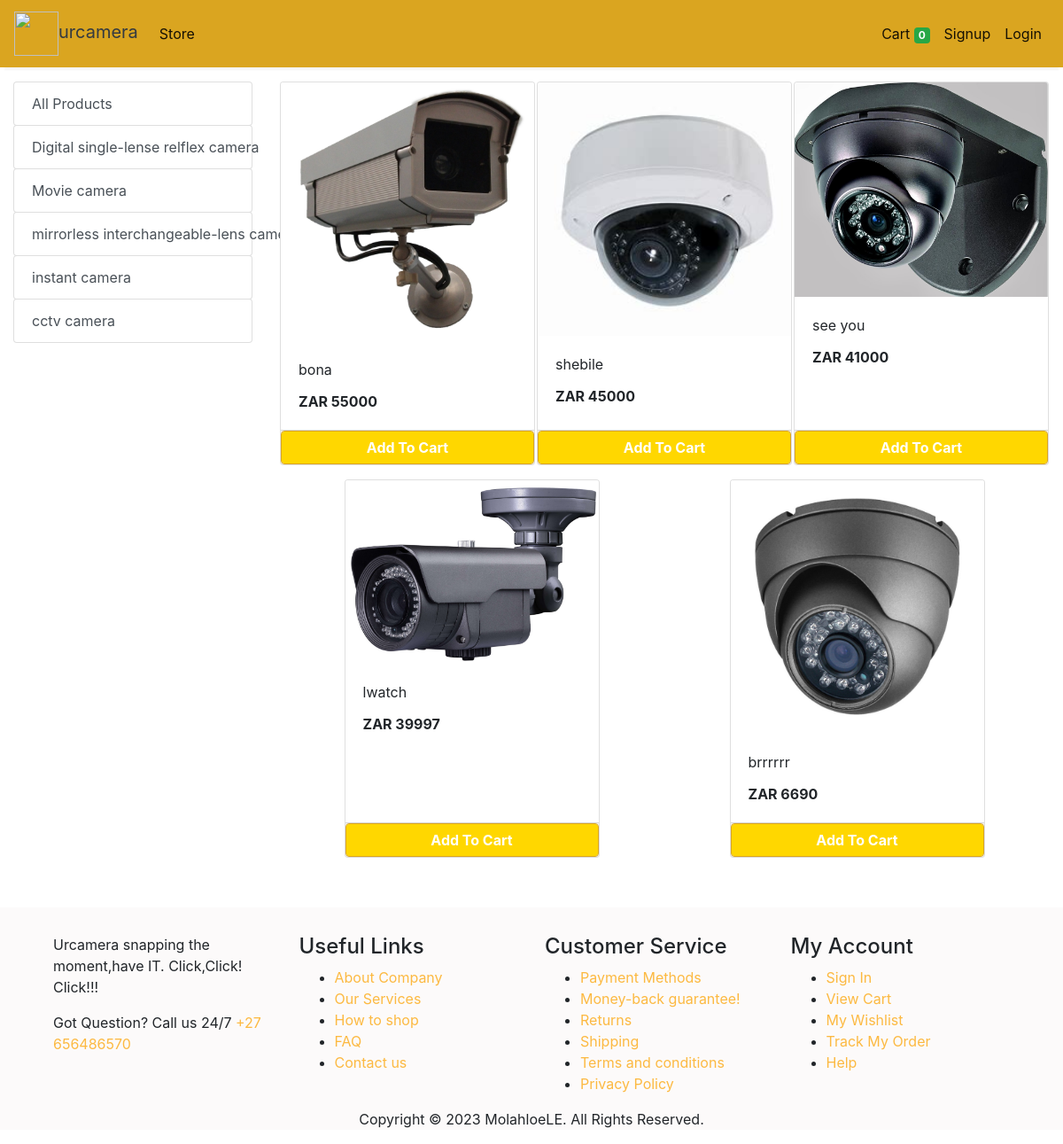
/store?category=35, run on the app's committed database.
### store/models/category.py (models this page shows, shortened)
class Category(models.Model):
    name= models.CharField(max_length=50)
    @staticmethod
    def get_all_categories():
        return Category.objects.all()

### store/models/product.py (models this page shows, shortened)
class Products(models.Model):
    name = models.CharField(max_length=60)
    price= models.IntegerField(default=0)
    category= models.ForeignKey(Category,on_delete=models.CASCADE,default=1 )
    description= models.CharField(max_length=250, default='', blank=True, null= True)
    image= models.ImageField(upload_to='uploads/products/')
    @staticmethod
    def get_all_products_by_categoryid(category_id):
        if category_id:
            return Products.objects.filter (category=category_id)
        else:
            return Products.get_all_products();

### store/views/home.py (the view)
# urls.py: path('' , include('store.urls')),
def store(request):
    cart = request.session.get('cart')
    if not cart:
        request.session['cart'] = {}
    products = None
    categories = Category.get_all_categories()
    categoryID = request.GET.get('category')
    if categoryID:
        products = Products.get_all_products_by_categoryid(categoryID)
    else:
        products = Products.get_all_products();
    data = {}
    data['products'] = products
    data['categories'] = categories
    print('you are : ', request.session.get('email'))
    return render(request, 'index.html', data)

### store/templatetags/cart.py (called while the page is built)
@register.filter (name='is_in_cart')
def is_in_cart(product, cart):
    keys = cart.keys ()
    for id in keys:
        if int (id) == product.id:
            return True
    return False;

### store/templatetags/custom_filter.py (called while the page is built)
@register.filter(name='currency')
def currency(number):
    return "ZAR "+str(number)

### store/templates/index.html (shortened to what this page needs)
{% extends 'base.html' %}
{% block content %}
{% load cart %}
{% load custom_filter %}
<div class="container-fluid mt-3">
	<div class="row">
		<div class="col-lg-3 mx-auto">
			<div class="list-group">
				<a href="/" class="list-group-item list-group-item-action btn btn-outline-success">All Products</a>
				{% for category in categories %}
				<a href="/?category={{category.id}}"
					class="list-group-item list-group-item-action btn btn-outline-success ">{{category.name}}</a>
				{% endfor %}
			</div>
		</div>
		<div id='products' class="col-lg-9 mx-auto">
			<div class="row mx-auto">
				{% for product in products %}
				<div class="card mx-auto mb-3" id={{product.id}} style="width: 18rem;">
					<img class="card-img-top" src="{{product.image.url}}" alt="Card image cap">
					<div class="card-body">
						<p class="card-title">{{product.name}}</p>
						<p class="card-text"><b>{{product.price|currency}}</b></p>
					</div>
					<div class="card-footer p-0 no-gutters">
						{% if product|is_in_cart:request.session.cart %}
						<div class="row no-gutters">
							<form action="/#{{product.id}}" class="col-2 " method="post">
								{% csrf_token %}
								<input hidden type="text" name='product' value='{{product.id}}'>
								<input hidden type="text" name='remove' value='True'>
								<input type="submit" value=" - " class="btn btn-block btn-success border-right">
							</form>
							<div class="text-center col btn btn-success">{{product|cart_quantity:request.session.cart}} in Cart</div>
							<form action="/#{{product.id}}" class="col-2 " method="post">
								{% csrf_token %}
								<input hidden type="text" name='product' value='{{product.id}}'>
								<input type="submit" value=" + " class="btn btn-block btn-success border-left">
							</form>
						</div>
						{% else %}
						<form action="/#{{product.id}}" method="POST" class="btn-block">
							<input type="submit" class="float-right btn btn-success form-control" style="background-color:gold;border-color: goldenrod;font-weight: bolder;"
                    value="Add To Cart">
						</form>
						{% endif %}
					</div>
				</div>
				{% endfor %}
			</div>
		</div>
	</div>
</div>
{% endblock %}

### data on the page
Category: name "Digital single-lense relflex camera"
Category: name "Movie camera"
Category: name "mirrorless interchangeable-lens camera"
Category: name "instant camera"
Category: name "cctv camera"
Products: image (picture), name "bona", price "ZAR 55000"
Products: image (picture), name "shebile", price "ZAR 45000"
Products: image (picture), name "see you", price "ZAR 41000"
Products: image (picture), name "lwatch", price "ZAR 39997"
Products: image (picture), name "brrrrrr", price "ZAR 6690"

### other printed values
{{ request.session.cart.keys|length }} "0"
